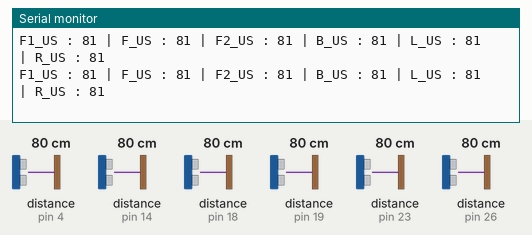
Bench run of a sketch on a simulated Arduino Uno, built with avr-gcc and run on an emulated ATmega328P. Shown: the last lines printed to the serial monitor. The inputs (shaded band) are chosen by the test bench; at power-on: distance to the obstacle (sensors on pin 14, pin 4, pin 18, pin 19, pin 23, pin 26) 80 cm. The echo pulse lasts 58.3 µs per cm.

Above: at 1.2 s.
1.3 s: distance to the obstacle (sensor on pin 14) set to 4 cm
At 2.0 s:
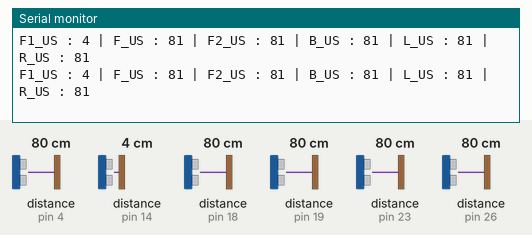
4.3 s: distance to the obstacle (sensor on pin 4) set to 18 cm
At 5.3 s:
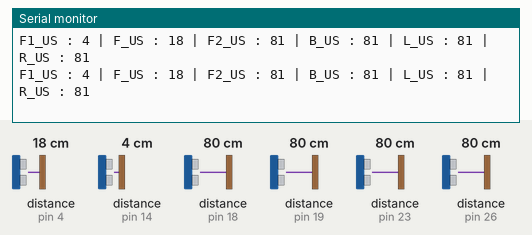
7.3 s: distance to the obstacle (sensor on pin 14) set to 60 cm
At 8.3 s:
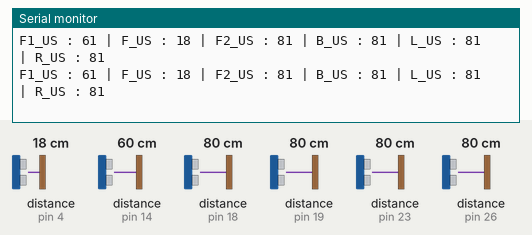
10.3 s: distance to the obstacle (sensor on pin 4) set to 299 cm
At 10.39 s:
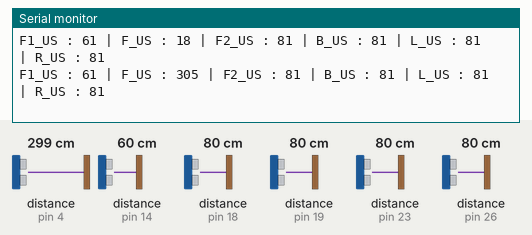
13.3 s: distance to the obstacle (sensor on pin 18) set to 4 cm
At 13.36 s:
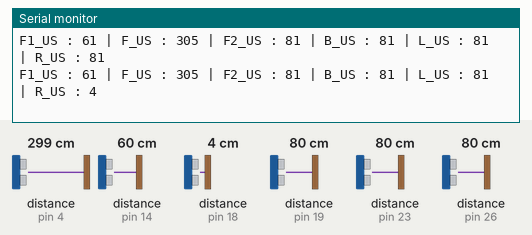
16.3 s: distance to the obstacle (sensor on pin 19) set to 120 cm
At 16.36 s:
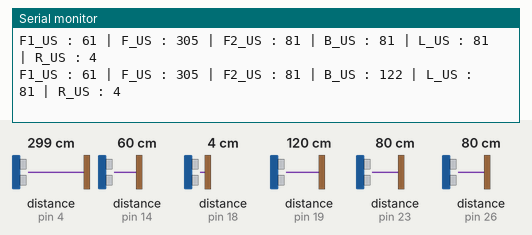
Timing chart, 0 to 19.3 s (numbered marks = the images above; inputs shaded):
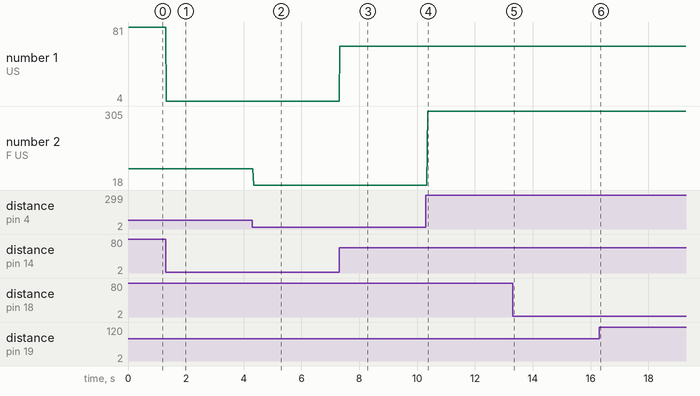

The sketch:

2_US_Test_Code.ino
```cpp
// Kindly Check whether the Library Files are installed in Library Manager.

#include <NewPing.h>

#define FRONT_TRIGGER 12
#define FRONT_ECHO  4

#define FRONT1_TRIGGER 16
#define FRONT1_ECHO 14

#define FRONT2_TRIGGER 25
#define FRONT2_ECHO  26

#define BACK_TRIGGER 17
#define BACK_ECHO 19

#define LEFT_TRIGGER  2
#define LEFT_ECHO  23

#define RIGHT_TRIGGER 5
#define RIGHT_ECHO  18

#define MAX_DISTANCE 400

int front_us, front1_us, front2_us, back_us, left_us, right_us;

NewPing sonar1(FRONT_TRIGGER, FRONT_ECHO, MAX_DISTANCE);
NewPing sonar5(FRONT1_TRIGGER, FRONT1_ECHO, MAX_DISTANCE);
NewPing sonar6(FRONT2_TRIGGER, FRONT2_ECHO, MAX_DISTANCE);

NewPing sonar2(BACK_TRIGGER, BACK_ECHO, MAX_DISTANCE);
NewPing sonar3(LEFT_TRIGGER, LEFT_ECHO, MAX_DISTANCE);
NewPing sonar4(RIGHT_TRIGGER, RIGHT_ECHO, MAX_DISTANCE);


void setup() {
  Serial.begin(115200);
}

void loop() {
  US_Values();
}

void US_Values()
{
  front_us = sonar1.ping_cm();
  front1_us = sonar5.ping_cm();
  front2_us = sonar6.ping_cm();
  back_us = sonar2.ping_cm();
  left_us = sonar3.ping_cm();
  right_us = sonar4.ping_cm();

  Serial.println("F1_US : " + String(front1_us) + " | F_US : " + String(front_us) + " | F2_US : " + String(front2_us) +
              " | B_US : " + String(back_us) + " | L_US : " + String(left_us) + " | R_US : " + String(right_us));

}
```

Measured:
- after the input at 1.3 s, the serial monitor: prints a new line at once (image 1)
- after the input at 4.3 s, the serial monitor: prints a new line after 0.05 s (image 2)
- after the input at 7.3 s, the serial monitor: prints a new line at once (image 3)
- after the input at 10.3 s, the serial monitor: prints a new line after 0.07 s (image 4)
- after the input at 13.3 s, the serial monitor: prints a new line at once (image 5)
- after the input at 16.3 s, the serial monitor: prints a new line at once (image 6)
- plotted number 1: 81 → 4 after the input at 1.3 s, 4 → 61 after the input at 7.3 s
- plotted number 2: 81 → 18 after the input at 4.3 s, 18 → 305 after the input at 10.3 s
